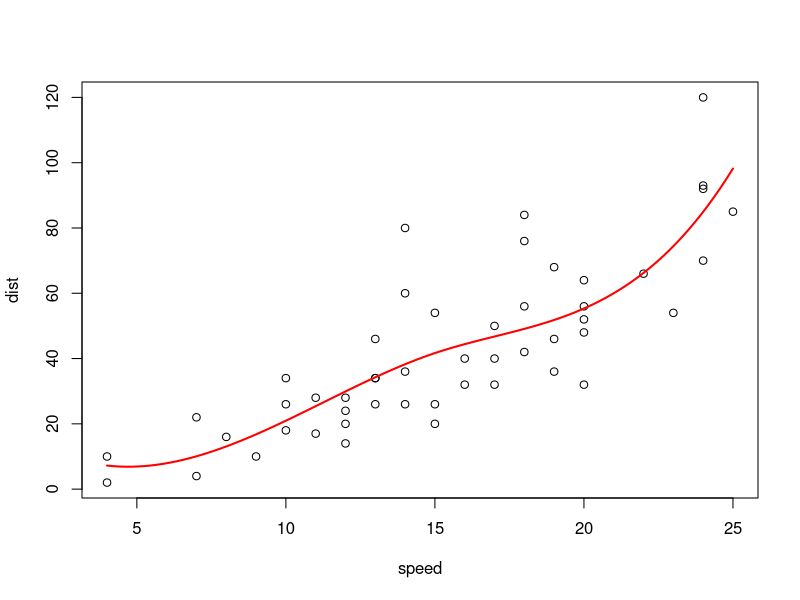

The R script that drew this image:
# Splines de regressão
# Material didático — Estatística e Ciência de Dados — ICTIN/UFLA
# Fonte: James et al. (2021)

library(splines) # pacote recomendado, acompanha R
linear <- lm(dist ~ speed, data = cars)
flex <- lm(dist ~ bs(speed, df = 4), data = cars)
print(anova(linear, flex))
x <- data.frame(speed = seq(min(cars$speed), max(cars$speed), len = 100))
plot(dist ~ speed, data = cars)
lines(x$speed, predict(flex, x), col = "red", lwd = 2)
